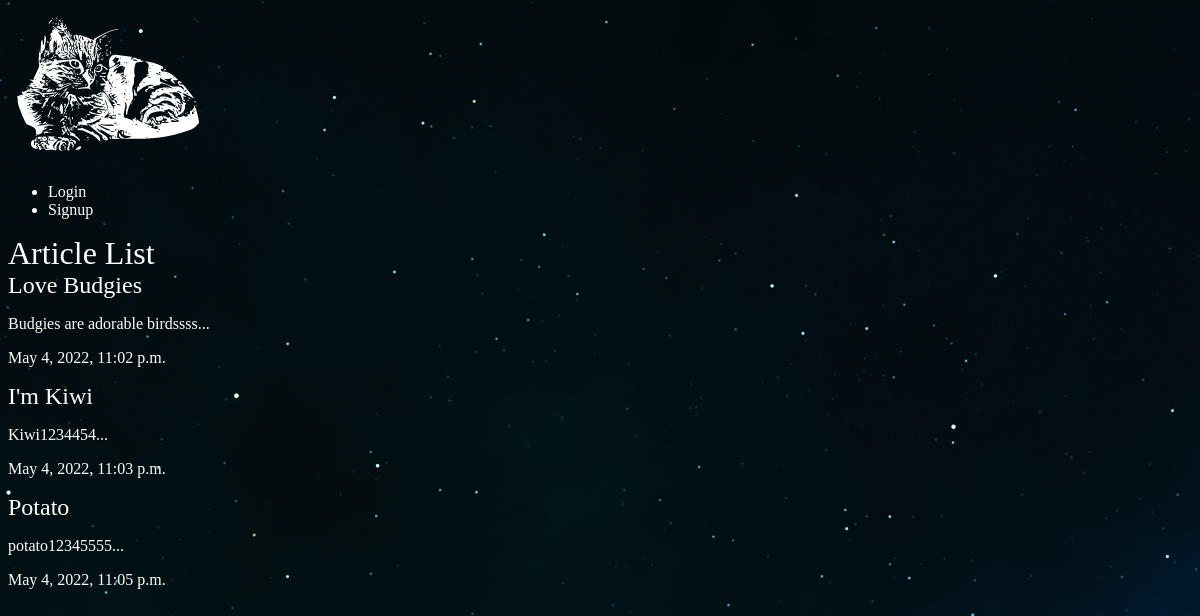
The app's page /articles/ with its own data.
### articles/models.py (models this page shows, shortened)
class Articles(models.Model):
    title = models.CharField(max_length=100)
    slug = models.SlugField()
    body = models.TextField()
    date = models.DateTimeField(auto_now_add=True)
    thumb = models.ImageField(default="def.jpg", blank=True)
    author = models.ForeignKey(User, default=None, on_delete=models.CASCADE)
    def snippet(self):
        return self.body[:100] + "..." #cut text to 50 chars

### articles/views.py (the view)
# urls.py: path('', views.article_list, name="list"),
def article_list(request):
    articles = Articles.objects.all().order_by('date')
    return render(request, 'articles/article_list.html', {'articles': articles})

### articles/templates/articles/article_list.html
{% extends 'base_layout.html' %}
{% block content%}
<h1>Article List</h1>
<div class="articles">
    {% for article in articles %}
        <div class="article">
            <h2><a href="{% url 'articles:detail' slug=article.slug %}">{{ article.title}}</a></h2>
            <p>{{ article.snippet}}</p>
            <p>{{ article.date}}</p>
        </div>
    {% endfor %}
</div>
{% endblock%}

### assets/styles.css (style rules this page uses)
body { background-color: #0f121f; background-image: url(stars.jpg); background-repeat-y: no-repeat; color: #fff; }
body * { font-family: Ubuntu; }
h1, h2, h3, h4, h5 { font-weight: normal; margin: 0; }
a, a:hover, a:visited { color: #fff; text-decoration: none; }

### records on screen
Articles: title "Love Budgies", snippet "Budgies are adorable birdssss...", date "May 4, 2022, 11:02 p.m."
Articles: title "I'm Kiwi", snippet "Kiwi1234454...", date "May 4, 2022, 11:03 p.m."
Articles: title "Potato", snippet "potato12345555...", date "May 4, 2022, 11:05 p.m."
